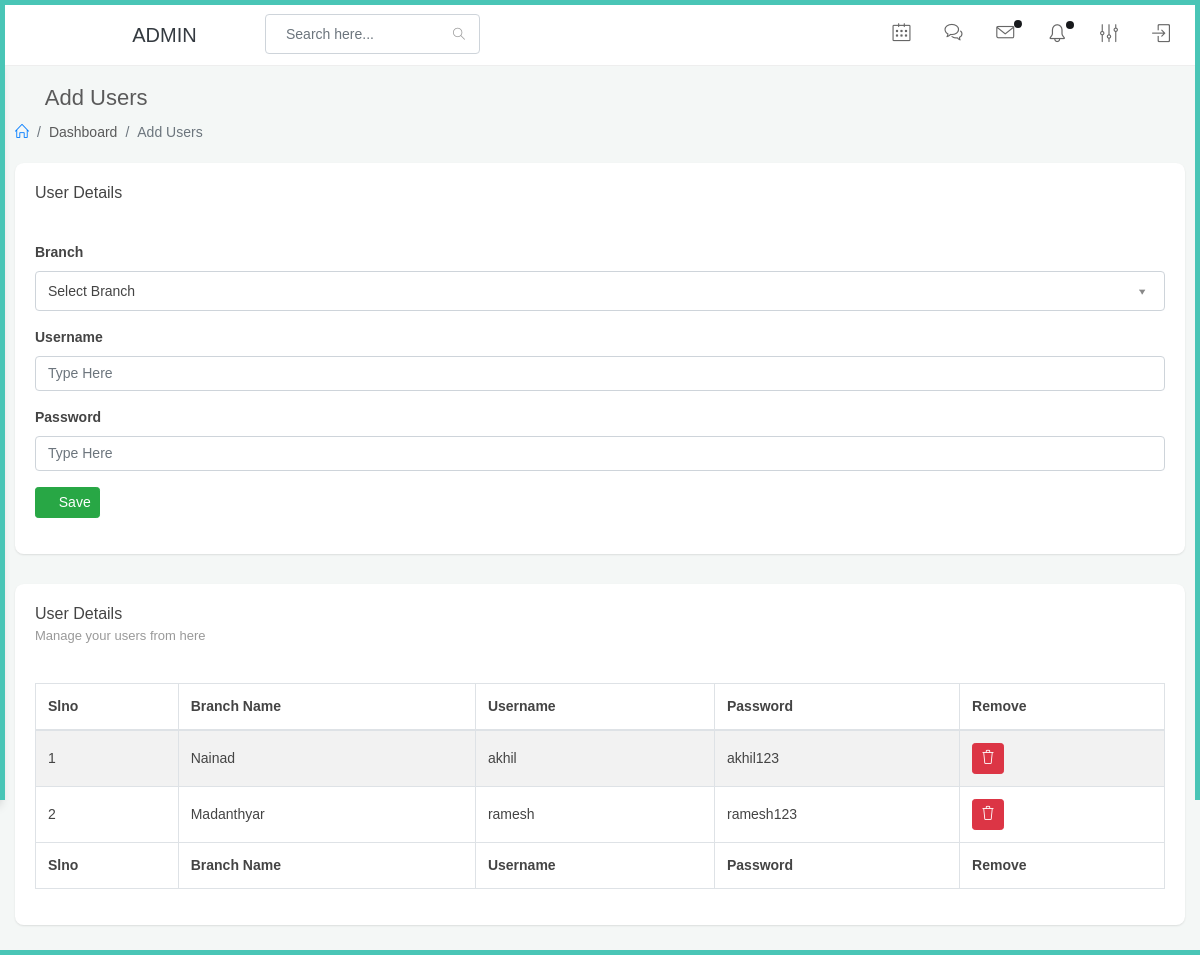
The app's page /main/users/myusers.php (signed in) with its own data.
### tables this page shows
CREATE TABLE `tblusers` (
  `id` int(11) NOT NULL,
  `userID` varchar(255) NOT NULL,
  `superAdminID` varchar(50) DEFAULT NULL,
  `branch` varchar(255) NOT NULL,
  `username` varchar(255) NOT NULL,
  `password` varchar(255) NOT NULL,
  `status` int(11) NOT NULL DEFAULT 1
);

### main/users/myusers.php (the view, shortened to what this page needs)
<?php
include('../common/header2.php');
include('../common/sidebar.php');
 ?><script src="https://cdnjs.cloudflare.com/ajax/libs/jquery/3.6.0/jquery.min.js"></script>
<link rel="stylesheet" href="https://cdn.jsdelivr.net/npm/toastify-js/src/toastify.min.css" />
    <div id="main-content">
        <div class="container-fluid">
            <div class="block-header">
                <div class="row">
                    <div class="col-lg-5 col-md-8 col-sm-12">
                        <h2><a href="javascript:void(0);" class="btn btn-xs btn-link btn-toggle-fullwidth"><i class="fa fa-arrow-left"></i></a> Add Users</h2>
                        <ul class="breadcrumb">
                            <li class="breadcrumb-item"><a href="index.php"><i class="icon-home"></i></a></li>
                            <li class="breadcrumb-item">Dashboard</li>
                            <li class="breadcrumb-item active">Add Users</li>
                        </ul>
                    </div>
                </div>
            </div>
            <div class="row clearfix">
                <div class="col-lg-12 col-md-12">
                    <div class="card planned_task">
                        <div class="header">
                            <h2>User Details</h2>
                        </div>
                        <div class="body">
                             <form action="" method="post" >
                                <div class="form-group">
                                    <label>Branch</label>
                                </div>
                                <div class="form-group">
                                    <label>Username</label>
                                    <input type="text" placeholder="Type Here" name="username" class="form-control" required>
                                </div>
                                <div class="form-group">
                                    <label>Password</label>
                                    <input type="password" placeholder="Type Here" name="password" class="form-control" required>
                                </div>
                                <div class="form-group">
                                <button type="submit" name="submit" class="btn btn-success btn-sm"><i class="fa fa-check-circle"></i> <span>Save</span></button>
                                </div>
                            </form>
                        </div>
                    </div>
                </div>
                                <div class="col-lg-12">
                    <div class="card">
                        <div class="header">
                            <h2>User Details<small>Manage your users from here</small> </h2>
                        </div>
                        <div class="body">
						<div class="table-responsive">
                            <table class="table table-bordered table-striped table-hover dataTable js-exportable">
                                <thead>
                                    <tr>
                                        <th>Slno</th>
                                        <th>Branch Name</th>
                                        <th>Username</th>
                                        <th>Password</th>
                                        <th>Remove</th>
                                    </tr>
                                </thead>
                                <tfoot>
                                    <tr>
                                        <th>Slno</th>
                                        <th>Branch Name</th>
                                        <th>Username</th>
                                        <th>Password</th>
                                        <th>Remove</th>
                                    </tr>
                                </tfoot>
                                <tbody>
                                <?php
                                    $slno=1;
                                    $query = "SELECT * FROM tblusers WHERE status = '1' and superAdminID='$sessionAdmin' order by id desc";
                                    $result = mysqli_query($conn, $query);
                                    while($row=mysqli_fetch_array($result)){
                                ?>
                                    <tr>
                                        <td><?php echo $slno;?></td>
                                        <td><?php echo $row['branch'];?></td>
                                        <td><?php echo $row['username'];?></td>
                                        <td><?php echo $row['password'];?></td>
                                        <td><button type="submit" name="submit" class="btn btn-danger btn-sm js-sweetalert" data-type="ajax-loader" onclick="ready(<?php echo $row['id'];?>)"><i class="icon-trash"></i></button></td>
                                    </tr>
                                <?php $slno++; } ?>
                                </tbody>
                            </table>
							</div>
                        </div>
                    </div>
                </div>
            </div>
        </div>
    </div>
</div>
</body>
</html>

### assets/css/color_skins.css (style rules this page uses)
.theme-cyan:before,.theme-cyan:after { background:#49c5b6 }

### records on screen
tblusers: branch "Nainad", username "akhil", password "akhil123"
tblusers: branch "Madanthyar", username "ramesh", password "ramesh123"
